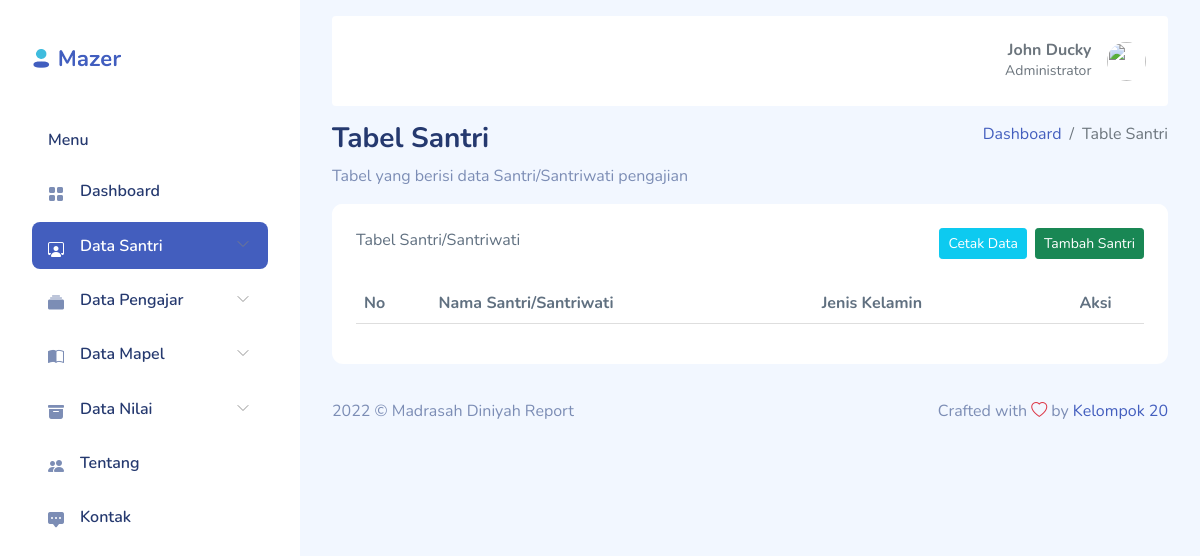
Page /index.php/santri/tabel_santri on the earlier database version.
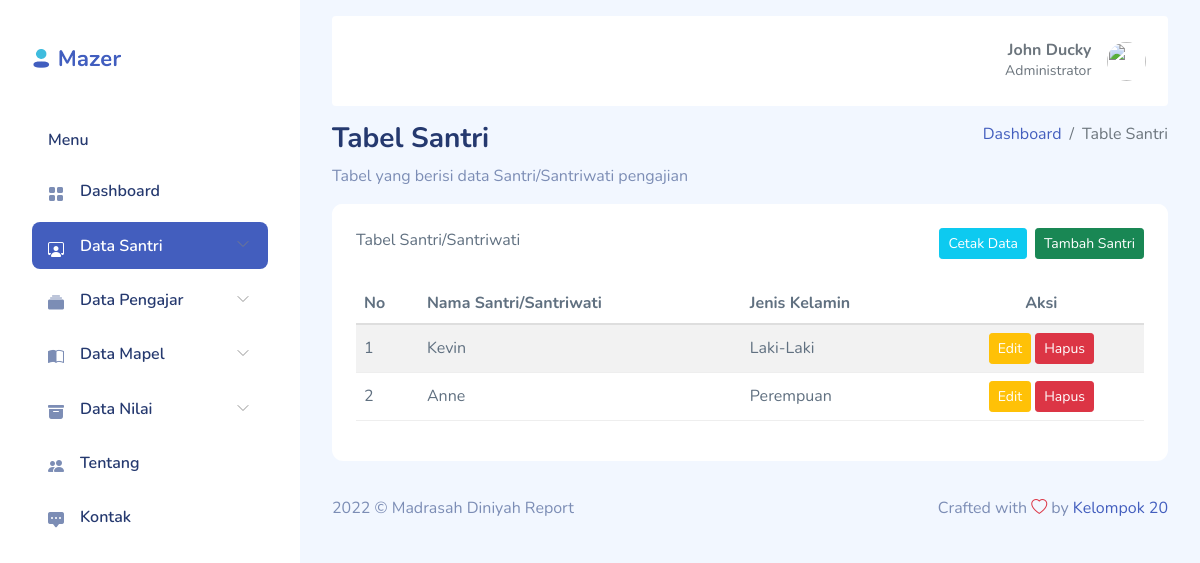
Same page on the later database version.
### tables this page shows
CREATE TABLE `santri` (
  `santri_id` int(11) NOT NULL,
  `santri_nama` varchar(50) NOT NULL,
  `santri_jk` varchar(50) NOT NULL
);

### application/controllers/Santri.php (called while the page is built, shortened)
<?php
class Santri extends CI_Controller{
    function tabel_santri(){
        $data['title'] = "Tabel Santri | Madrasah Diniyah Raport";
        $data['santri'] = $this->m_madrasah->get_data('santri')->result();
        $this->load->view('admin/header', $data);
        $this->load->view('admin/table/table-santri',$data);
        $this->load->view('admin/footer');
    }
}

### index.php (called while the page is built, shortened)
<?php
require_once BASEPATH.'core/CodeIgniter.php';

### application/models/M_madrasah.php (called while the page is built, shortened)
<?php
class M_madrasah extends CI_Model{
    function get_data($table){
        return $this->db->get($table);
    }
}

### application/views/admin/table/table-santri.php (the view)
<div class="page-heading">
    <div class="page-title">
        <div class="row">
            <div class="col-12 col-md-6 order-md-1 order-last">
                <h3>Tabel Santri</h3>
                <p class="text-subtitle text-muted">Tabel yang berisi data Santri/Santriwati pengajian</p>
            </div>
            <div class="col-12 col-md-6 order-md-2 order-first">
                <nav aria-label="breadcrumb" class="breadcrumb-header float-start float-lg-end">
                    <ol class="breadcrumb">
                        <li class="breadcrumb-item"><a href="index.html">Dashboard</a></li>
                        <li class="breadcrumb-item active" aria-current="page">Table Santri</li>
                    </ol>
                </nav>
            </div>
        </div>
    </div>
    <section class="section">
        <div class="card">
            <div class="card-header">
                Tabel Santri/Santriwati
                <div class="float-lg-end">
                    <a href="<?php echo base_url().'santri/tambah_santri' ?>" class="btn btn-success btn-sm float-lg-end">Tambah Santri</a>
                    <a href="<?php echo base_url().'santri/tabel_santri' ?>" class="btn btn-info btn-sm float-lg-end me-2">Cetak Data</a>
                </div>
            </div>
            <div class="card-body">
                <table class="table table-striped" id="table1">
                    <thead>
                        <tr>
                            <th>No</th>
                            <th>Nama Santri/Santriwati</th>
                            <th>Jenis Kelamin</th>
                            <th class="text-center">Aksi</th>
                        </tr>
                    </thead>
                    <tbody>
                        <?php
                        $no = 1;
                        foreach($santri as $s) {
                        ?>
                        <tr>
                            <td><?php echo $no++ ?></td>
                            <td><?php echo $s->santri_nama ?></td>
                            <td><?php echo $s->santri_jk ?></td>
                            <td class="text-center">
                                <a href="<?php echo base_url().'santri/santri_edit/'.$s->santri_id; ?>" class="btn btn-warning btn-sm">
                                    <span class="glyphicon glyphicon-plus"></span> Edit
                                </a>
                                <a href="<?php echo base_url().'santri/santri_hapus/'.$s->santri_id; ?>" class="btn btn-danger btn-sm">
                                    <span class="glyphicon glyphicon-trash"></span> Hapus
                                </a>
                            </td>
                        </tr>
                        <?php } ?>
                    </tbody>
                </table>
            </div>
        </div>
    </section>
</div>

Differences in the rows shown:
added santri: santri_nama "Kevin", santri_jk "Laki-Laki"
added santri: santri_nama "Anne", santri_jk "Perempuan"
